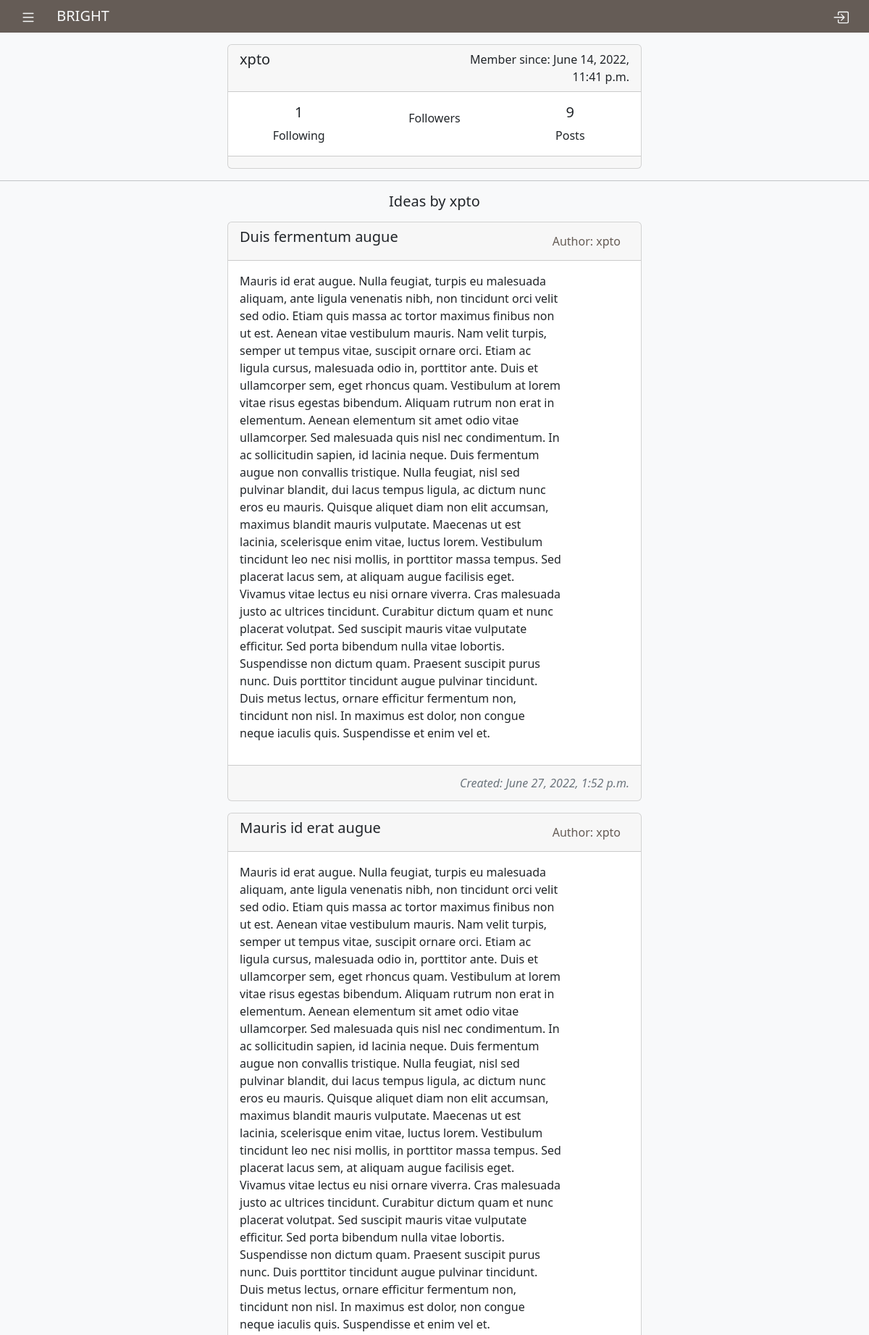
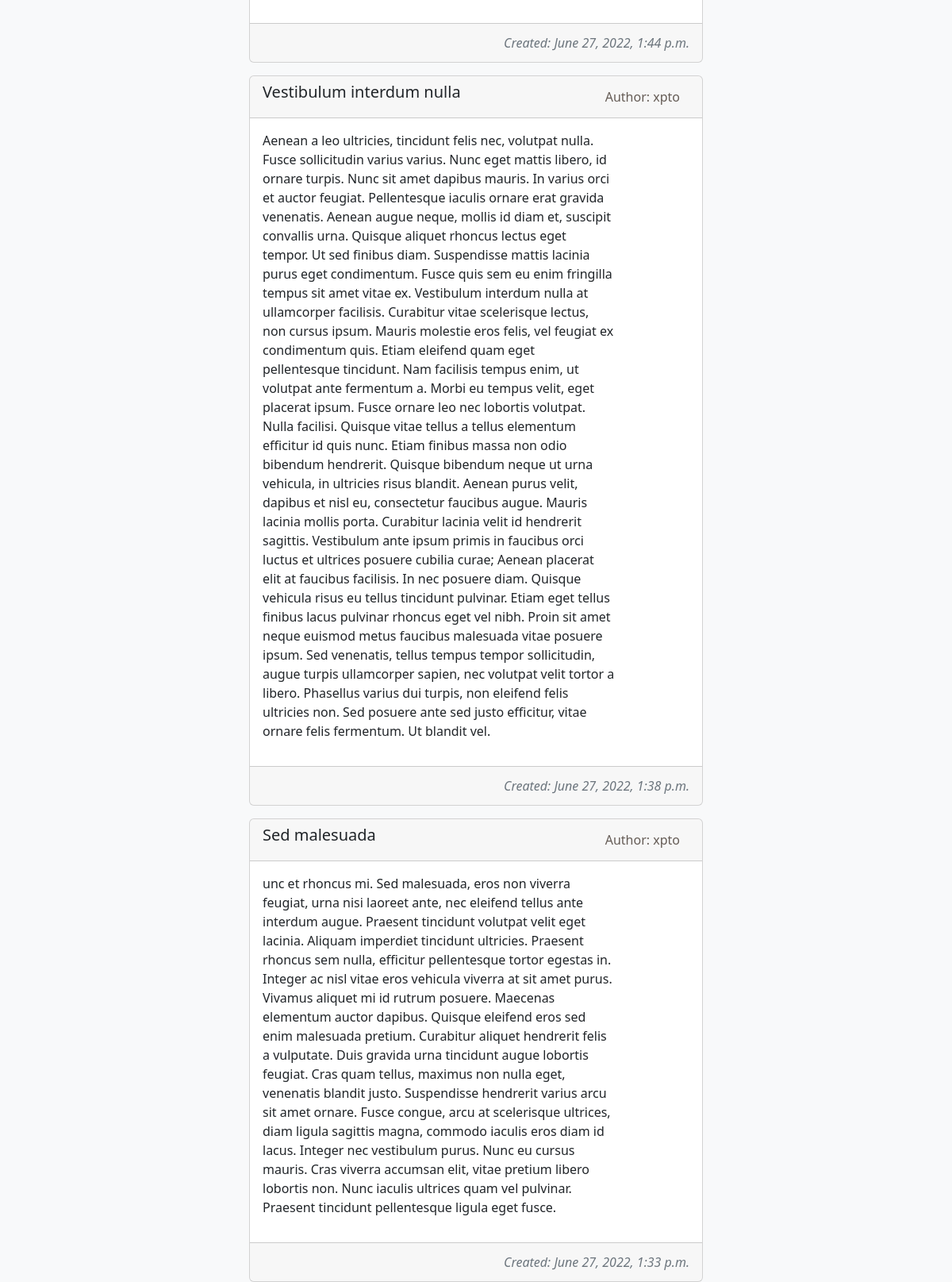
The page /user/xpto (upper part) on the database its author committed (2 pictures, top to bottom).
### network/models.py (models this page shows, shortened)
class User(AbstractUser):
    followees = models.ManyToManyField(
        'User', blank=True, related_name='followe')
    followers = models.ManyToManyField(
        'User', blank=True, related_name='follower')
    def __str__(self):
        return f"{self.username}"

class Ideas(models.Model):
    author = models.ForeignKey(User, on_delete=models.CASCADE)
    title = models.CharField(max_length=32)
    idea = models.CharField(max_length=2048)
    comments = models.ManyToManyField(Comments, blank=True)
    bright = models.ManyToManyField(User, blank=True, related_name="bright")
    dark = models.ManyToManyField(User, blank=True, related_name="dark")
    created = models.DateTimeField(default=timezone.now)
    edited = models.DateTimeField(default=timezone.now)

### network/views.py (the view)
# urls.py: path("user/<str:user>", views.user, name="user"),
def user(request, user):
    user_data = User.objects.get(username=user)
    ideas = Ideas.objects.filter(author=user_data.id).order_by('-created')
    nr_posts = ideas.count()
    nr_comments = Comments.objects.filter(commenter=user_data.id).count()
    nr_followees = user_data.followees.all().count()
    paginator = Paginator(ideas, 10)
    page_number = request.GET.get('page')
    page_obj = paginator.get_page(page_number)
    return render(request, "network/user.html", {
        'nr_posts': nr_posts,
        'nr_comments': nr_comments,
        'user_data': user_data,
        'nr_followees': nr_followees,
        'page_obj': page_obj,
        'paginator': paginator,
    })

### network/templates/network/user.html (shortened to what this page needs)
{% extends "network/layout.html" %} {% block body %}
<div class="row justify-content-center my-3 mx-1">
  <div class="col-12 col-sm-10 col-md-8 col-lg-6 col-xl-6 col-xxl-6">
    <div class="card text-start">
      <div class="card-header">
        <div class="row">
          <div class="col-6">
            <h5 class="card-title">{{ user_data.username }}</h5>
          </div>
          <div class="col-6 text-end">
            Member since: {{ user_data.date_joined }}
          </div>
        </div>
      </div>
      <div class="card-body">
        <div class="row">
          <div class="col-12 col-sm-4 col-md-4 col-lg-4 col-xl-4 col-xxl-4 text-center">
            <h5 class="card-text">{{ nr_followees }}</h5>
            <p class="card-text">Following</p>
          </div>
          <div class="col-12 col-sm-4 col-md-4 col-lg-4 col-xl-4 col-xxl-4 text-center">
            <p class="card-text">Followers</p>
          </div>
          <div class="col-12 col-sm-4 col-md-4 col-lg-4 col-xl-4 col-xxl-4 text-center">
            <h5 class="card-text">{{ nr_posts }}</h5>
            <p class="card-text">Posts</p>
          </div>
        </div>
      </div>
      <div class="card-footer text-muted">
      </div>
    </div>
  </div>
</div>
<hr />
{% if nr_posts > 0 %}
<div class="text-center my-3 h5">Ideas by {{ user_data.username }}</div>
{% else %}
<div class="text-center my-3 h5">
  {{ user_data.username }} has no ideas yet!
</div>
{% endif %}
{% for idea in page_obj %}
<div class="row justify-content-center my-3 mx-1">
  <div class="col-12 col-sm-10 col-md-8 col-lg-6 col-xl-6 col-xxl-6">
    <div class="card text-start">
      <div class="card-header">
        <div class="row">
          <div class="col-6">
            <h5 class="card-title">{{ idea.title }}</h5>
          </div>
          <div class="col-6 text-end">
            <a
              data-type="user"
              data-id="{{ idea.author.id }}"
              class="btn btn-outline-light cbtnl"
              href="{% url 'user' idea.author %}"
              type="button"
            >
              Author: {{ idea.author }}
            </a>
          </div>
        </div>
      </div>
      <div class="card-body">
        <div class="row">
          <div class="col-10">
            <div class="collapse show" id="edit-{{ idea.id }}">
              <p data-type="edited-idea-{{ idea.id }}" class="card-text">
                {{ idea.idea }}
              </p>
            </div>
          </div>
          <div
            data-brightness="{{ idea.id }}"
            class="col-2 d-flex flex-column justify-content-center align-items-center"
          ></div>
        </div>
      </div>
      <div class="card-footer text-muted">
        <div class="row">
          <div class="col-1">
          </div>
          <div class="col-1">
          </div>
          <div class="col-10 text-end">
            <p class="my-1 fw-lighter fst-italic">
              Created: {{ idea.created }}
            </p>
          </div>
        </div>
      </div>
    </div>
  </div>
</div>
{% endfor %}
{% endblock %}

### network/static/network/styles.css (style rules this page uses)
.cbtnl { border: none; color: #655C56; }

### rows shown on the page
User: username "xpto", date_joined "June 14, 2022, 11:41 p.m."
Ideas: title "Duis fermentum augue", author "xpto", idea "Mauris id erat augue. Nulla feugiat, turpis eu malesuada aliquam, ante ligula venenatis nibh, non tincidunt orci velit sed odio. Etiam quis massa ac tortor maximus finibus non ut est. Aenean vitae vestibulum mauris. Nam velit turpis, semper ut tempus vitae, suscipit ornare orci. Etiam ac ligula cursus, malesuada odio in, porttitor ante. Duis et ullamcorper sem, eget rhoncus quam. Vestibulum at lorem vitae risus egestas bibendum. Aliquam rutrum non erat in elementum. Aenean elementum sit amet odio vitae ullamcorper. Sed malesuada quis nisl nec condimentum. In ac sollicitudin sapien, id lacinia neque. Duis fermentum augue non convallis tristique. Nulla feugiat, nisl sed pulvinar blandit, dui…", created "June 27, 2022, 1:52 p.m."
Ideas: title "Mauris id erat augue", author "xpto", idea "Mauris id erat augue. Nulla feugiat, turpis eu malesuada aliquam, ante ligula venenatis nibh, non tincidunt orci velit sed odio. Etiam quis massa ac tortor maximus finibus non ut est. Aenean vitae vestibulum mauris. Nam velit turpis, semper ut tempus vitae, suscipit ornare orci. Etiam ac ligula cursus, malesuada odio in, porttitor ante. Duis et ullamcorper sem, eget rhoncus quam. Vestibulum at lorem vitae risus egestas bibendum. Aliquam rutrum non erat in elementum. Aenean elementum sit amet odio vitae ullamcorper. Sed malesuada quis nisl nec condimentum. In ac sollicitudin sapien, id lacinia neque. Duis fermentum augue non convallis tristique. Nulla feugiat, nisl sed pulvinar blandit, dui…", created "June 27, 2022, 1:44 p.m."
Ideas: title "Vestibulum interdum nulla", author "xpto", idea "Aenean a leo ultricies, tincidunt felis nec, volutpat nulla. Fusce sollicitudin varius varius. Nunc eget mattis libero, id ornare turpis. Nunc sit amet dapibus mauris. In varius orci et auctor feugiat. Pellentesque iaculis ornare erat gravida venenatis. Aenean augue neque, mollis id diam et, suscipit convallis urna. Quisque aliquet rhoncus lectus eget tempor. Ut sed finibus diam. Suspendisse mattis lacinia purus eget condimentum. Fusce quis sem eu enim fringilla tempus sit amet vitae ex. Vestibulum interdum nulla at ullamcorper facilisis. Curabitur vitae scelerisque lectus, non cursus ipsum. Mauris molestie eros felis, vel feugiat ex condimentum quis. Etiam eleifend quam eget pellentesque…", created "June 27, 2022, 1:38 p.m."
Ideas: title "Sed malesuada", author "xpto", idea "unc et rhoncus mi. Sed malesuada, eros non viverra feugiat, urna nisi laoreet ante, nec eleifend tellus ante interdum augue. Praesent tincidunt volutpat velit eget lacinia. Aliquam imperdiet tincidunt ultricies. Praesent rhoncus sem nulla, efficitur pellentesque tortor egestas in. Integer ac nisl vitae eros vehicula viverra at sit amet purus. Vivamus aliquet mi id rutrum posuere. Maecenas elementum auctor dapibus. Quisque eleifend eros sed enim malesuada pretium. Curabitur aliquet hendrerit felis a vulputate. Duis gravida urna tincidunt augue lobortis feugiat. Cras quam tellus, maximus non nulla eget, venenatis blandit justo. Suspendisse hendrerit varius arcu sit amet ornare. Fusce congue,…", created "June 27, 2022, 1:33 p.m."

### other values the page prints
{{ nr_followees }} "1"
{{ nr_posts }} "9"
